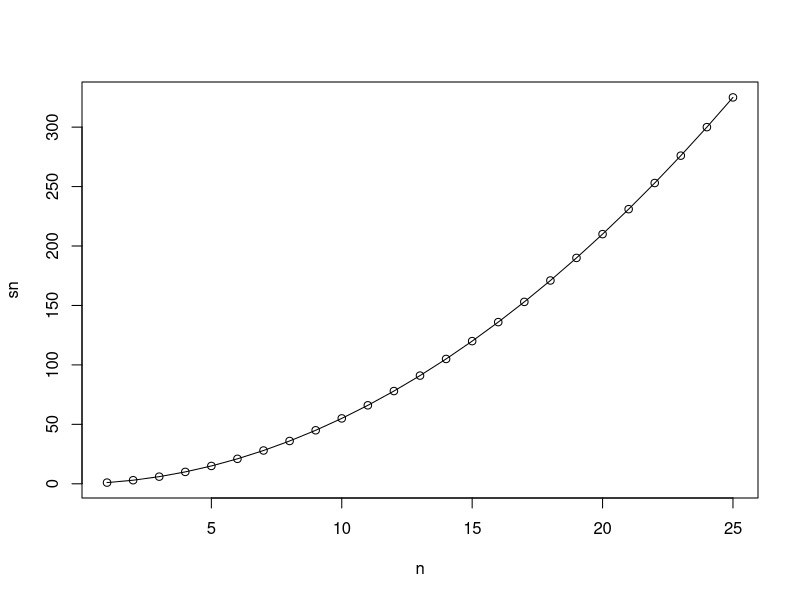

This figure's R source:
# For loops 

# 1 + 2 + ... + n = n(n+1) / 2
# What if we arent sure this is right ?

compute_sn <- function(n){
  x <- 1:n
  sum(x)
}

compute_sn(3)
compute_sn(100)

# What if we want to compute it for n = 1, ..., 25?
# for (i in range of values) { 
#   operations that use i, changing
# }

m <- 25
# Create empty vector to store results as theyre computed
sn <- vector(length = m) 

for (n in 1:m){
  sn[n] <- compute_sn(n)
}
sn

n <- 1:m
plot(n, sn)

# Verify if it matches expectation
lines(n, n*(n+1)/2)